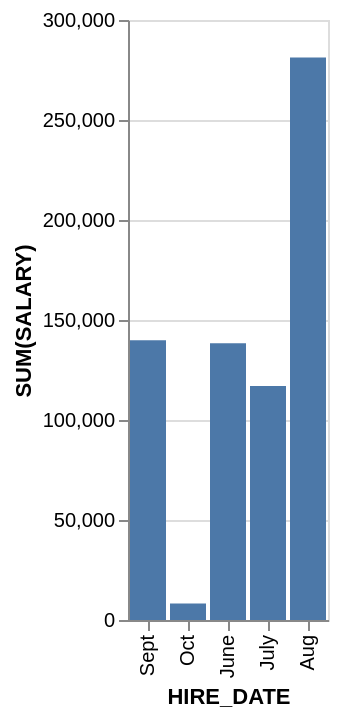

Specify this chart in Vega-Lite:
### Vega-Lite specification from a JSON file in a GitHub repository (floating-point values rounded to 4 significant figures)
{"data": {"values": [{"x_data": "June", "y_data": 138400}, {"x_data": "July", "y_data": 117000}, {"x_data": "Aug", "y_data": 281300}, {"x_data": "Sept", "y_data": 139900}, {"x_data": "Oct", "y_data": 8300}]}, "mark": "bar", "encoding": {"x": {"field": "x_data", "type": "nominal", "title": "HIRE_DATE", "sort": "descending"}, "y": {"field": "y_data", "type": "quantitative", "title": "SUM(SALARY)"}}}
